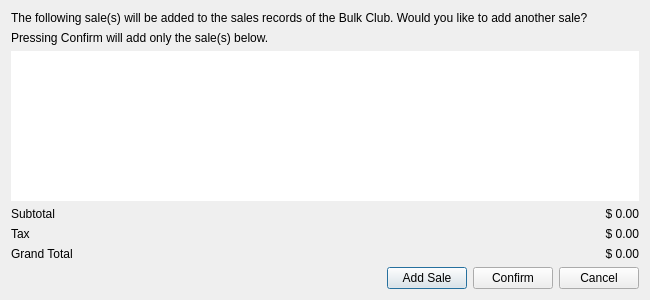
<?xml version="1.0" encoding="UTF-8"?>
<ui version="4.0">
 <class>AddSalePopup</class>
 <widget class="QDialog" name="AddSalePopup">
  <property name="geometry">
   <rect>
    <x>0</x>
    <y>0</y>
    <width>650</width>
    <height>300</height>
   </rect>
  </property>
  <property name="windowTitle">
   <string>Dialog</string>
  </property>
  <layout class="QGridLayout" name="gridLayout">
   <item row="6" column="0">
    <spacer name="horizontalSpacer">
     <property name="orientation">
      <enum>Qt::Horizontal</enum>
     </property>
     <property name="sizeHint" stdset="0">
      <size>
       <width>371</width>
       <height>20</height>
      </size>
     </property>
    </spacer>
   </item>
   <item row="4" column="0">
    <widget class="QLabel" name="label_4">
     <property name="text">
      <string>Tax</string>
     </property>
    </widget>
   </item>
   <item row="0" column="0" colspan="4">
    <widget class="QLabel" name="label">
     <property name="text">
      <string>The following sale(s) will be added to the sales records of the Bulk Club. Would you like to add another sale?</string>
     </property>
    </widget>
   </item>
   <item row="6" column="1">
    <widget class="QPushButton" name="addSaleButton">
     <property name="text">
      <string>Add Sale</string>
     </property>
    </widget>
   </item>
   <item row="6" column="3">
    <widget class="QPushButton" name="cancelButton">
     <property name="text">
      <string>Cancel</string>
     </property>
    </widget>
   </item>
   <item row="3" column="0">
    <widget class="QLabel" name="label_3">
     <property name="text">
      <string>Subtotal</string>
     </property>
    </widget>
   </item>
   <item row="6" column="2">
    <widget class="QPushButton" name="confirmButton">
     <property name="text">
      <string>Confirm</string>
     </property>
    </widget>
   </item>
   <item row="1" column="0" colspan="4">
    <widget class="QLabel" name="label_2">
     <property name="text">
      <string>Pressing Confirm will add only the sale(s) below.</string>
     </property>
    </widget>
   </item>
   <item row="2" column="0" colspan="4">
    <widget class="QTableView" name="saleView">
     <property name="frameShape">
      <enum>QFrame::NoFrame</enum>
     </property>
     <property name="frameShadow">
      <enum>QFrame::Plain</enum>
     </property>
     <property name="editTriggers">
      <set>QAbstractItemView::NoEditTriggers</set>
     </property>
     <property name="selectionMode">
      <enum>QAbstractItemView::NoSelection</enum>
     </property>
     <attribute name="verticalHeaderVisible">
      <bool>false</bool>
     </attribute>
     <attribute name="verticalHeaderStretchLastSection">
      <bool>false</bool>
     </attribute>
    </widget>
   </item>
   <item row="5" column="0">
    <widget class="QLabel" name="label_5">
     <property name="text">
      <string>Grand Total</string>
     </property>
    </widget>
   </item>
   <item row="5" column="3">
    <widget class="QLabel" name="totalLabel">
     <property name="text">
      <string>$ 0.00</string>
     </property>
     <property name="alignment">
      <set>Qt::AlignRight|Qt::AlignTrailing|Qt::AlignVCenter</set>
     </property>
    </widget>
   </item>
   <item row="4" column="3">
    <widget class="QLabel" name="taxLabel">
     <property name="text">
      <string>$ 0.00</string>
     </property>
     <property name="alignment">
      <set>Qt::AlignRight|Qt::AlignTrailing|Qt::AlignVCenter</set>
     </property>
    </widget>
   </item>
   <item row="3" column="3">
    <widget class="QLabel" name="subtotalLabel">
     <property name="text">
      <string>$ 0.00</string>
     </property>
     <property name="alignment">
      <set>Qt::AlignRight|Qt::AlignTrailing|Qt::AlignVCenter</set>
     </property>
    </widget>
   </item>
  </layout>
 </widget>
 <resources/>
 <connections/>
</ui>
